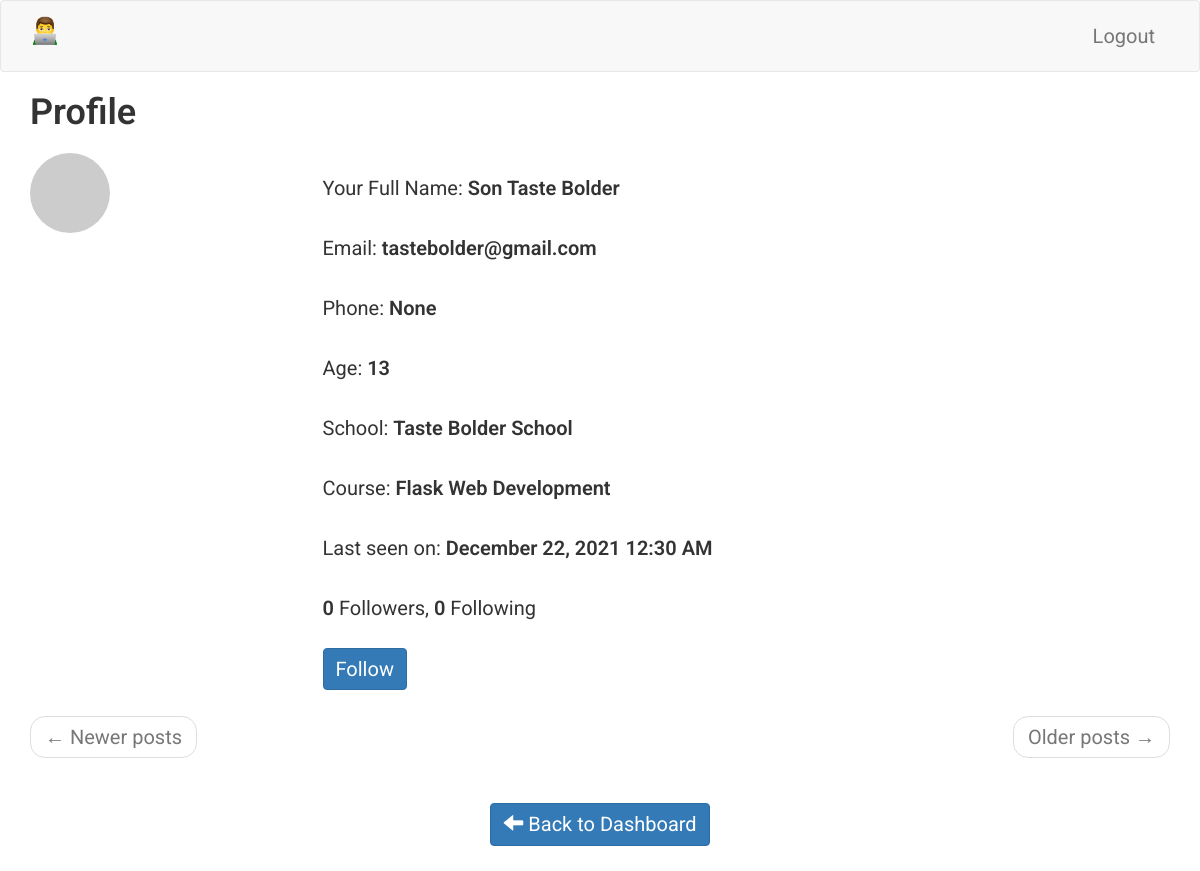
Page /student/Son Taste Bolder/profile (signed in) on the earlier database version.
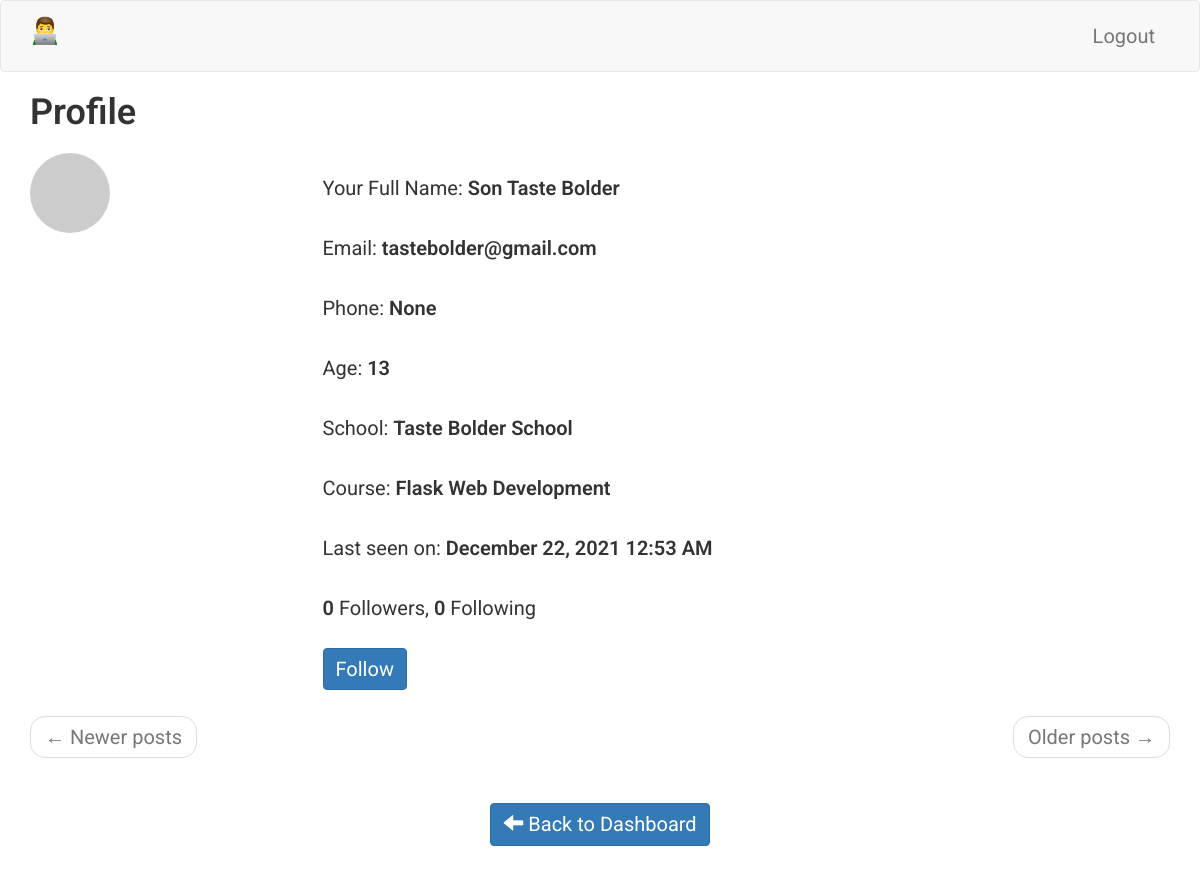
Same page on the later database version.
### app/models.py (models this page shows, shortened)
class Student(UserMixin, db.Model):
    __tablename__ = 'student'
    id = db.Column(db.Integer, primary_key=True)
    student_full_name = db.Column(db.String(64), index=True, unique=True)
    student_email = db.Column(db.String(120), index=True, unique=True)
    student_phone = db.Column(db.String(120), index=True, unique=True)
    student_school = db.Column(db.String(120), index=True)
    student_age = db.Column(db.Integer, index=True)
    student_course = db.Column(db.String(120), index=True)
    student_password_hash = db.Column(db.String(128))
    student_about_me = db.Column(db.String(140))
    student_last_seen = db.Column(db.DateTime, default=datetime.utcnow)
    parent_id = db.Column(db.Integer, db.ForeignKey('parent.id'))
    comments = db.relationship(
                               'CommunityComment',
                               backref='author',
                               lazy='dynamic'
                               )
    webdev_chapter1_comments = db.relationship(
                                        'WebDevChapter1Comment',
                                        backref='author',
                                        lazy='dynamic'
                                        )
    webdev_chapter1_objectives = db.relationship(
                                        'WebDevChapter1Objectives',
                                        backref='author',
                                        lazy='dynamic'
                                        )
    webdev_chapter1_quiz = db.relationship(
                                        'WebDevChapter1Quiz',
                                        backref='author',
                                        lazy='dynamic'
                                        )
    webdev_chapter1_quiz_options = db.relationship(
                                        'WebDevChapter1QuizOptions',
                                        backref='author',
                                        lazy='dynamic'
                                        )
    def avatar_student(self, size):
        digest = md5(self.student_email.lower().encode('utf-8')).hexdigest()
        return 'https://www.gravatar.com/avatar/{}?d=identicon&s={}'.format(
            digest, size)
    followed = db.relationship(
        'Student',
        secondary=followers,
        primaryjoin=(followers.c.follower_id == id),
        secondaryjoin=(followers.c.followed_id == id),
        backref=db.backref('followers', lazy='dynamic'), lazy='dynamic')
    def is_following(self, student):
        return self.followed.filter(
            followers.c.followed_id == student.id).count() > 0

### app/main/routes.py (the view)
@bp.route('/student/<student_full_name>/profile')
@login_required
def profile_student(student_full_name):
    student = Student.query.filter_by(
        student_full_name=student_full_name
        ).first_or_404()
    page = request.args.get('page', 1, type=int)
    comments = student.comments.order_by(
        CommunityComment.timestamp.desc()
        ).paginate(
        page, current_app.config['POSTS_PER_PAGE'], False)
    next_url = url_for(
        'main.dashboard_student', student_full_name=student_full_name,
        page=comments.next_num) \
        if comments.has_next else None
    prev_url = url_for(
        'main.dashboard_student', student_full_name=student_full_name,
        page=comments.prev_num) \
        if comments.has_prev else None
    form = EmptyForm()
    return render_template(
        'main/profile_student.html',
        title='Profile',
        student=student,
        comments=comments.items,
        next_url=next_url,
        prev_url=prev_url,
        form=form
    )

### app/main/forms.py
class EmptyForm(FlaskForm):
    submit = SubmitField('Post')

### app/main/routes.py (called while the page is built)
@bp.before_request
def before_request():
    if current_user.is_authenticated:
        current_user.student_last_seen = datetime.utcnow()
        db.session.commit()

### app/models.py (called while the page is built)
@login.user_loader
def load_student(id):
    return Student.query.get(int(id))

### app/templates/main/profile_student.html (shortened to what this page needs)
{% extends 'base.html' %}
{% block app_content %}
<div class="row">
    <div class="col-sm-12">
    </div>
</div>
<div class="row">
    <div class="col-sm-12">
        <H1>{{ title }}</H1>
    </div>
</div>
<div class="row">
    <div class="col-sm-3">
        <img src=" {{ student.avatar_student(128) }} " class="img-circle">
    </div>
    <div class="col-sm-9">
        <p>
            Your Full Name: <span style="font-weight: 600;">{{ student.student_full_name }}</span>
        </p>
        <p>
            Email: <span style="font-weight: 600;">{{ student.student_email }}</span>
        </p>
        <p>
            Phone: <span style="font-weight: 600;">{{ student.student_phone }}</span>
        </p>
        <p>
            Age: <span style="font-weight: 600;">{{ student.student_age }}</span>
        </p>
        <p>
            School: <span style="font-weight: 600;">{{ student.student_school }}</span>
        </p>
        <p>
            Course: <span style="font-weight: 600;">{{ student.student_course }}</span>
        </p>
        {% if student.student_last_seen %}
            <p>
                Last seen on: <span style="font-weight: 600;">{{ moment(student.student_last_seen).format('LLL') }}</span>
            </p>
        {% endif %}
        <p>
            <span style="font-weight: 600;">{{ student.followers.count() }}</span> Followers,
            <span style="font-weight: 600;">{{ student.followed.count() }}</span> Following
        </p>
        {% if not current_user.is_following(student) %}
            <form action="{{ url_for('main.follow_student', student_full_name=student.student_full_name) }}" method="post">
                {{ form.submit(value='Follow', class_='btn btn-primary') }}
            </form>
        {% else %}
            <form action="{{ url_for('main.unfollow_student', student_full_name=student.student_full_name) }}" method="post">
                {{ form.hidden_tag() }}
                {{ form.submit(value='Unfollow', class_='btn btn-primary') }}
            </form>
        {% endif %}
    </div>
</div>
<div class="row">
    <div class="col-sm-12">
    </div>
</div>
<div class="row">
    <div class="col-sm-12">
        <nav aria-label="...">
            <ul class="pager">
                <li class="previous{% if not prev_url %} disabled{% endif %}">
                    <a href="{{ prev_url or '#' }}">
                        <span aria-hidden="true">&larr;</span> Newer posts
                    </a>
                </li>
                <li class="next{% if not next_url %} disabled{% endif %}">
                    <a href="{{ next_url or '#' }}">
                        Older posts <span aria-hidden="true">&rarr;</span>
                    </a>
                </li>
            </ul>
        </nav>
    </div>
</div>
<div class="row text-center">
    <div class="col-sm-4">
    </div>
    <div class="col-sm-4">
        <p>
            <a href=" {{ url_for('main.dashboard_student', student_full_name=student.student_full_name) }} " class="btn btn-primary">
                <span class="glyphicon glyphicon-arrow-left" aria-hidden="true"></span>
                    Back to Dashboard
            </a>
        </p>
    </div>
    <div class="col-sm-4">
    </div>
</div>
{% endblock %}

### app/templates/base.html (shortened to what this page needs)
{% extends 'bootstrap/base.html' %}
{% block head %}
    {{ super() }}
{% endblock %}
{% block styles %}
    {{ super() }}
    <link type="text/css" rel="stylesheet" href="{{ url_for('static', filename = 'css/main.css') }}">
    <link rel="stylesheet" href="https://cdnjs.cloudflare.com/ajax/libs/intl-tel-input/16.0.4/css/intlTelInput.css">
{% endblock %}
{% block navbar %}
<nav class="navbar navbar-default">
    <div class="container">
        <div class="navbar-header">
            {% if current_user.is_authenticated %}
                {% if student %}
                    <a class="navbar-brand" href=" {{ url_for('main.dashboard_student') }} ">
                        <img alt="Brand" src="{{ url_for('static', filename = 'images/eLearning.png') }}" width="30" height="30">
                    </a>
                {% elif parent %}
                    <a class="navbar-brand" href=" {{ url_for('main.dashboard_parent') }} ">
                        <img alt="Brand" src="{{ url_for('static', filename = 'images/eLearning.png') }}" width="30" height="30">
                    </a>
                {% elif teacher %}
                    <a class="navbar-brand" href=" {{ url_for('main.dashboard_teacher') }} ">
                        <img alt="Brand" src="{{ url_for('static', filename = 'images/eLearning.png') }}" width="30" height="30">
                    </a>
                {% else %}
                    <a class="navbar-brand" href=" # ">
                        <img alt="Brand" src="{{ url_for('static', filename = 'images/eLearning.png') }}" width="30" height="30">
                    </a>
                {% endif %}
            {% else %}
                <a class="navbar-brand" href=" {{ url_for('auth.login') }} ">
                    <img alt="Brand" src="{{ url_for('static', filename = 'images/eLearning.png') }}" width="30" height="30">
                </a>
            {% endif %}
        </div>
        <div class="collapse navbar-collapse" id="bs-example-navbar-collapse-1">
            <ul class="nav navbar-nav navbar-right">
                {% if current_user.is_authenticated %}
                    {% if student %}
                        <li><a href=" {{ url_for('auth.logout_student') }} ">Logout</a></li>
                    {% elif parent %}
                        <li><a href=" {{ url_for('auth.logout_parent') }} ">Logout</a></li>
                    {% elif teacher %}
                        <li><a href=" {{ url_for('auth.logout_teacher') }} ">Logout</a></li>
                    {% else %}
                        <li><a href=" # ">Logout</a></li>
                    {% endif %}
                {% else %}
                    <li><a href=" {{ url_for('auth.login') }} ">Login</a></li>
                {% endif %}
            </ul>
        </div>
    </div>
</nav>
{% endblock %}
{% block content %}
    <div class="container">
        {% block app_content %}
        {% endblock %}
    </div>
{% endblock %}

### app/static/css/main.css (style rules this page uses)
html, body { font-family: 'Roboto', sans-serif; }
h1 { padding-bottom: 10px; font-weight: 600; margin-top: 0px; padding-top: 0px; }
h2, h3, h4, h5, h6, p { margin-top: 0px; padding-top: 10px; padding-bottom: 10px; }
p, li { line-height: 30px; margin-top: 10px; margin-bottom: 10px; }
p, li, td, .btn, .btn-alt, .schedule-btn { font-size: 20px; }
.btn { margin-top: 5px; margin-bottom: 5px; }

Differences in the rows shown:
changed Student "Son Taste Bolder": student_last_seen "December 22, 2021 12:30 AM" → "December 22, 2021 12:53 AM"
